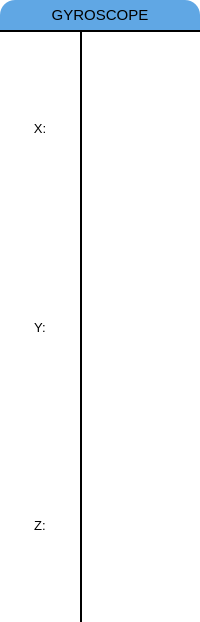
                        <widget class="QFrame" name="frame_15">
                         <property name="minimumSize">
                          <size>
                           <width>150</width>
                           <height>0</height>
                          </size>
                         </property>
                         <property name="maximumSize">
                          <size>
                           <width>16777215</width>
                           <height>16777215</height>
                          </size>
                         </property>
                         <property name="styleSheet">
                          <string notr="true">background:white;
border-radius: 15px;</string>
                         </property>
                         <property name="frameShape">
                          <enum>QFrame::StyledPanel</enum>
                         </property>
                         <property name="frameShadow">
                          <enum>QFrame::Raised</enum>
                         </property>
                         <layout class="QVBoxLayout" name="verticalLayout_58" stretch="0,1">
                          <property name="spacing">
                           <number>0</number>
                          </property>
                          <property name="leftMargin">
                           <number>0</number>
                          </property>
                          <property name="topMargin">
                           <number>0</number>
                          </property>
                          <property name="rightMargin">
                           <number>0</number>
                          </property>
                          <property name="bottomMargin">
                           <number>0</number>
                          </property>
                          <item>
                           <widget class="QLabel" name="label_38">
                            <property name="minimumSize">
                             <size>
                              <width>0</width>
                              <height>30</height>
                             </size>
                            </property>
                            <property name="font">
                             <font>
                              <pointsize>11</pointsize>
                             </font>
                            </property>
                            <property name="styleSheet">
                             <string notr="true">background:transparent;
background:#60A7E4;
border-top-left-radius: 15px;
border-top-right-radius: 15px;
border-bottom-left-radius: 0px;
border-bottom-right-radius: 0px;</string>
                            </property>
                            <property name="text">
                             <string>GYROSCOPE</string>
                            </property>
                            <property name="alignment">
                             <set>Qt::AlignCenter</set>
                            </property>
                           </widget>
                          </item>
                          <item>
                           <widget class="QFrame" name="frame_57">
                            <property name="styleSheet">
                             <string notr="true">border-top:1.5px solid black;
border-top-left-radius:0px;
border-top-right-radius:0px;</string>
                            </property>
                            <property name="frameShape">
                             <enum>QFrame::StyledPanel</enum>
                            </property>
                            <property name="frameShadow">
                             <enum>QFrame::Raised</enum>
                            </property>
                            <layout class="QHBoxLayout" name="horizontalLayout_48">
                             <property name="spacing">
                              <number>0</number>
                             </property>
                             <property name="leftMargin">
                              <number>0</number>
                             </property>
                             <property name="topMargin">
                              <number>0</number>
                             </property>
                             <property name="rightMargin">
                              <number>0</number>
                             </property>
                             <property name="bottomMargin">
                              <number>0</number>
                             </property>
                             <item>
                              <widget class="QFrame" name="frame_95">
                               <property name="styleSheet">
                                <string notr="true">background:transparent;
border-top-left-radius:0px;
border-top-right-radius:0px;
border-top:0px;</string>
                               </property>
                               <property name="frameShape">
                                <enum>QFrame::StyledPanel</enum>
                               </property>
                               <property name="frameShadow">
                                <enum>QFrame::Raised</enum>
                               </property>
                               <layout class="QVBoxLayout" name="verticalLayout_70">
                                <property name="leftMargin">
                                 <number>0</number>
                                </property>
                                <property name="topMargin">
                                 <number>0</number>
                                </property>
                                <property name="rightMargin">
                                 <number>0</number>
                                </property>
                                <property name="bottomMargin">
                                 <number>0</number>
                                </property>
                                <item>
                                 <widget class="QLabel" name="label_54">
                                  <property name="font">
                                   <font>
                                    <pointsize>10</pointsize>
                                   </font>
                                  </property>
                                  <property name="styleSheet">
                                   <string notr="true"/>
                                  </property>
                                  <property name="text">
                                   <string>X:</string>
                                  </property>
                                  <property name="alignment">
                                   <set>Qt::AlignCenter</set>
                                  </property>
                                 </widget>
                                </item>
                                <item>
                                 <widget class="QLabel" name="label_55">
                                  <property name="font">
                                   <font>
                                    <pointsize>10</pointsize>
                                   </font>
                                  </property>
                                  <property name="text">
                                   <string>Y:</string>
                                  </property>
                                  <property name="alignment">
                                   <set>Qt::AlignCenter</set>
                                  </property>
                                 </widget>
                                </item>
                                <item>
                                 <widget class="QLabel" name="label_56">
                                  <property name="font">
                                   <font>
                                    <pointsize>10</pointsize>
                                   </font>
                                  </property>
                                  <property name="text">
                                   <string>Z:</string>
                                  </property>
                                  <property name="alignment">
                                   <set>Qt::AlignCenter</set>
                                  </property>
                                 </widget>
                                </item>
                               </layout>
                              </widget>
                             </item>
                             <item>
                              <widget class="QFrame" name="frame_96">
                               <property name="sizePolicy">
                                <sizepolicy hsizetype="Preferred" vsizetype="Preferred">
                                 <horstretch>0</horstretch>
                                 <verstretch>0</verstretch>
                                </sizepolicy>
                               </property>
                               <property name="minimumSize">
                                <size>
                                 <width>120</width>
                                 <height>0</height>
                                </size>
                               </property>
                               <property name="maximumSize">
                                <size>
                                 <width>120</width>
                                 <height>16777215</height>
                                </size>
                               </property>
                               <property name="styleSheet">
                                <string notr="true">background:transparent;
border-top-left-radius:0px;
border-top-right-radius:0px;
border-bottom-left-radius:0px;
border-left:1.5px solid black;
border-top:0px;</string>
                               </property>
                               <property name="frameShape">
                                <enum>QFrame::StyledPanel</enum>
                               </property>
                               <property name="frameShadow">
                                <enum>QFrame::Raised</enum>
                               </property>
                               <layout class="QGridLayout" name="gridLayout_9">
                                <property name="leftMargin">
                                 <number>0</number>
                                </property>
                                <property name="topMargin">
                                 <number>0</number>
                                </property>
                                <property name="rightMargin">
                                 <number>0</number>
                                </property>
                                <property name="bottomMargin">
                                 <number>0</number>
                                </property>
                                <property name="horizontalSpacing">
                                 <number>0</number>
                                </property>
                                <property name="verticalSpacing">
                                 <number>7</number>
                                </property>
                                <item row="2" column="0">
                                 <widget class="QTextEdit" name="gyrometer_value_z">
                                  <property name="sizePolicy">
                                   <sizepolicy hsizetype="Preferred" vsizetype="Preferred">
                                    <horstretch>0</horstretch>
                                    <verstretch>0</verstretch>
                                   </sizepolicy>
                                  </property>
                                  <property name="minimumSize">
                                   <size>
                                    <width>0</width>
                                    <height>30</height>
                                   </size>
                                  </property>
                                  <property name="font">
                                   <font>
                                    <pointsize>10</pointsize>
                                   </font>
                                  </property>
                                  <property name="styleSheet">
                                   <string notr="true">background:transparent;
border-bottom-right-radius: 15px;
border-left:0px;
</string>
                                  </property>
                                  <property name="verticalScrollBarPolicy">
                                   <enum>Qt::ScrollBarAlwaysOff</enum>
                                  </property>
                                  <property name="horizontalScrollBarPolicy">
                                   <enum>Qt::ScrollBarAlwaysOff</enum>
                                  </property>
                                  <property name="readOnly">
                                   <bool>true</bool>
                                  </property>
                                 </widget>
                                </item>
                                <item row="0" column="0" colspan="2">
                                 <widget class="QTextEdit" name="gyrometer_value_x">
                                  <property name="sizePolicy">
                                   <sizepolicy hsizetype="Preferred" vsizetype="Preferred">
                                    <horstretch>0</horstretch>
                                    <verstretch>0</verstretch>
                                   </sizepolicy>
                                  </property>
                                  <property name="minimumSize">
                                   <size>
                                    <width>0</width>
                                    <height>30</height>
                                   </size>
                                  </property>
                                  <property name="font">
                                   <font>
                                    <pointsize>10</pointsize>
                                   </font>
                                  </property>
                                  <property name="styleSheet">
                                   <string notr="true">background:transparent;
border-top:0px solid black;
border-left:0px;</string>
                                  </property>
                                  <property name="verticalScrollBarPolicy">
                                   <enum>Qt::ScrollBarAlwaysOff</enum>
                                  </property>
                                  <property name="readOnly">
                                   <bool>true</bool>
                                  </property>
                                 </widget>
                                </item>
                                <item row="1" column="0" colspan="2">
                                 <widget class="QTextEdit" name="gyrometer_value_y">
                                  <property name="sizePolicy">
                                   <sizepolicy hsizetype="Preferred" vsizetype="Preferred">
                                    <horstretch>0</horstretch>
                                    <verstretch>0</verstretch>
                                   </sizepolicy>
                                  </property>
                                  <property name="minimumSize">
                                   <size>
                                    <width>0</width>
                                    <height>30</height>
                                   </size>
                                  </property>
                                  <property name="font">
                                   <font>
                                    <pointsize>10</pointsize>
                                   </font>
                                  </property>
                                  <property name="styleSheet">
                                   <string notr="true">background:transparent;
border-left:0px;</string>
                                  </property>
                                  <property name="verticalScrollBarPolicy">
                                   <enum>Qt::ScrollBarAlwaysOff</enum>
                                  </property>
                                  <property name="readOnly">
                                   <bool>true</bool>
                                  </property>
                                 </widget>
                                </item>
                               </layout>
                              </widget>
                             </item>
                            </layout>
                           </widget>
                          </item>
                         </layout>
                        </widget>
